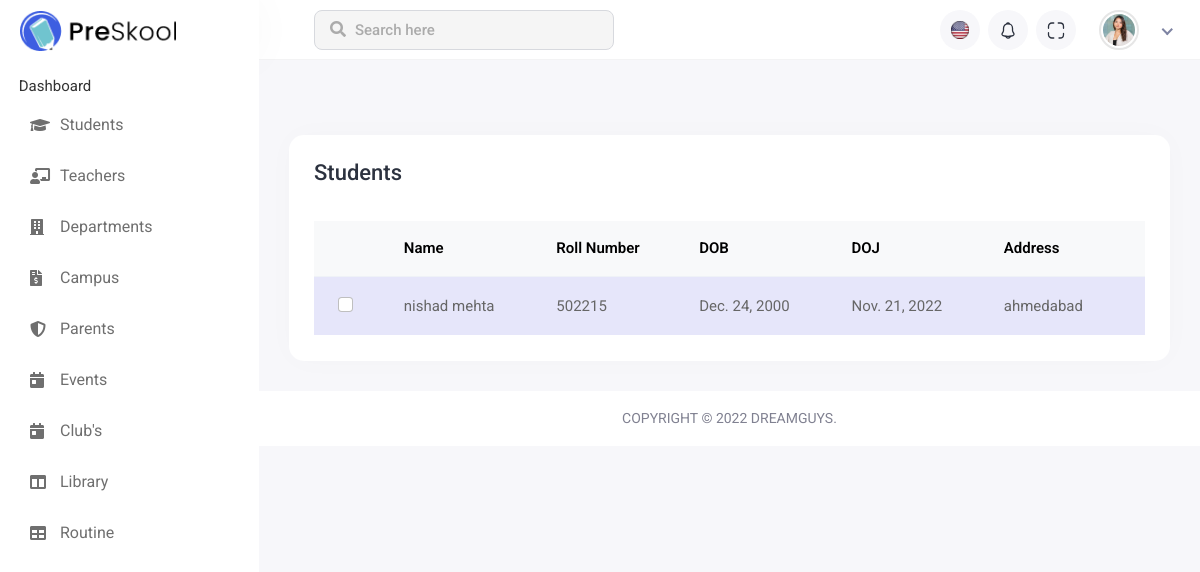
The app's page /teacher_page/ (signed in), older data.
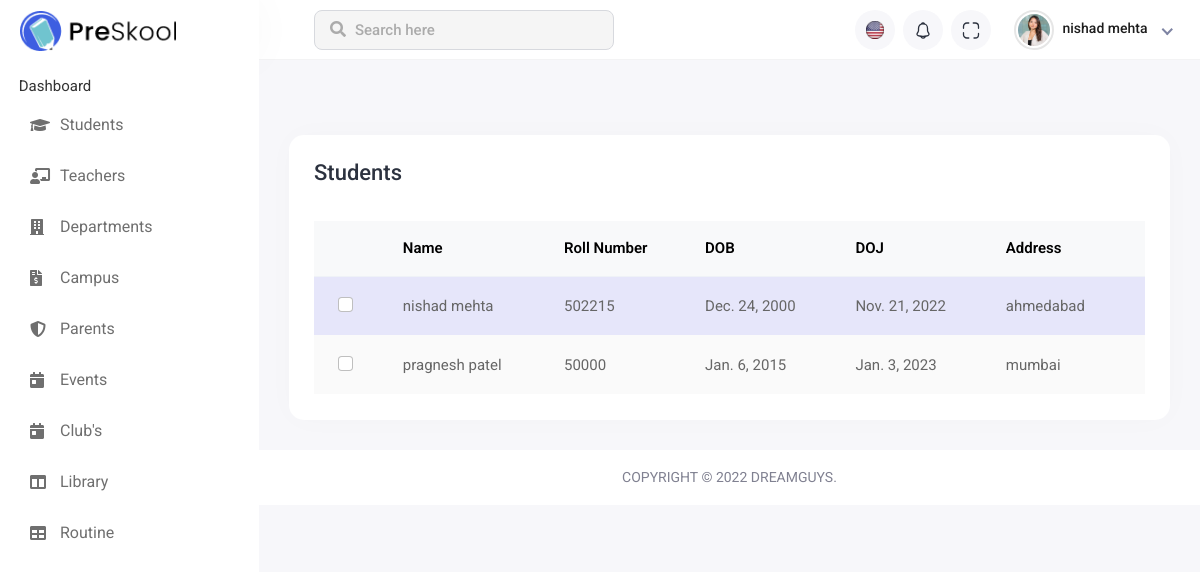
The same page, newer data.
### Institute_Management_App/models.py (models this page shows, shortened)
class Teacher(models.Model):
    Common=models.ForeignKey(Common, on_delete=models.CASCADE)
    Compensation=models.CharField(max_length=10)
    class Meta:
        db_table="teacher"

class Common(models.Model):
    Master=models.ForeignKey(Master, on_delete=models.CASCADE)
    Name=models.CharField(max_length=50)
    DateOfBirth=models.DateField(default='2022-11-21')
    DateOfJoining=models.DateField(default='2022-11-21')
    Address=models.CharField(max_length=100)
    class Meta:
        db_table="common"

### Institute_Management_App/views.py (the view)
# urls.py: path('teacher_page/',teacher_page,name='teacher_page'),
def teacher_page(request):
    if 'email' in request.session:
        teacher_page_data(request) #load student data
        return render(request,'teacher_page.html', data)
    return render(request,'teacher_page.html')

### Institute_Management_App/views.py (called while the page is built)
def teacher_page_data(request):
    print(request.POST)
    teacher = Teacher.objects.all()
    data['teacher'] = teacher

### Institute_Management_App/templates/teacher_page.html (shortened to what this page needs)
{% extends 'base.html' %}
{% load static %}
{% block main_content %}
<div class="main-wrapper">
    <div class="header">
        <div class="header-left">
            <a href="{% static 'index-2.html' %}" class="logo">
                <img src="{% static 'assets/img/logo.png' %}" alt="Logo">
            </a>
        </div>
        <div class="top-nav-search">
            <form>
                <input type="text" class="form-control" placeholder="Search here">
                <button class="btn" type="submit"><i class="fas fa-search"></i></button>
            </form>
        </div>
        <ul class="nav user-menu">
            <li class="nav-item dropdown noti-dropdown language-drop me-2">
                <a href="#" class="dropdown-toggle nav-link header-nav-list" data-bs-toggle="dropdown">
                    <img src="{% static 'assets/img/icons/header-icon-01.svg' %}" alt="">
                </a>
            </li>
            <li class="nav-item dropdown noti-dropdown me-2">
                <a href="#" class="dropdown-toggle nav-link header-nav-list" data-bs-toggle="dropdown">
                    <img src="{% static 'assets/img/icons/header-icon-05.svg' %}" alt="">
                </a>
            </li>
            <li class="nav-item zoom-screen me-2">
                <a href="#" class="nav-link header-nav-list win-maximize">
                    <img src="{% static 'assets/img/icons/header-icon-04.svg' %}" alt="">
                </a>
            </li>
            <li class="nav-item dropdown has-arrow new-user-menus">
                <a href="#" class="dropdown-toggle nav-link" data-bs-toggle="dropdown">
                    <span class="user-img">
                        <img class="rounded-circle" src="{% static 'assets/img/profiles/avatar-01.jpg' %}" width="31"
                            alt="Ryan Taylor">
                        <div class="user-text">
                            <h6>{{user_data.first_name}} {{user_data.last_name}}</h6>
                        </div>
                    </span>
                </a>
            </li>
        </ul>
    </div><br><br>
    <div class="sidebar" id="sidebar">
        <div class="sidebar-inner slimscroll">
            <div id="sidebar-menu" class="sidebar-menu">
                <ul>
                    <li class="submenu" >
                        <span> Dashboard </span>
                        </li>
                    <li class="submenu">
                        <a href="#"><i class="fas fa-graduation-cap"></i> <span> Students</span> </a>
                    </li>
                    <li class="submenu">
                        <a href="#"><i class="fas fa-chalkboard-teacher"></i> <span> Teachers</span> </a>
                    </li>
                    <li class="submenu">
                        <a href="#"><i class="fas fa-building"></i> <span> Departments</span> </a>
                    </li>
                    <li class="submenu">
                        <a href="#"><i class="fas fa-file-invoice-dollar"></i> <span> Campus</span> </a>
                    </li>
                    <li class="submenu">
                        <a href="#"><i class="fas fa-shield-alt"></i> <span>Parents </span> </a>
                    </li>
                    <li>
                        <a href="event.html"><i class="fas fa-calendar-day"></i> <span>Events</span></a>
                    </li>
                    <li>
                        <a href="{% url 'club_page' %}"><i class="fas fa-calendar-day"></i> <span>Club's</span></a>
                    </li>
                    <li class="submenu">
                        <a href="#"><i class="fas fa-columns"></i> <span> Library </span> </a>
                    </li>
                    <li class="submenu">
                        <a href="#"><i class="fas fa-table"></i> <span> Routine </span> </a>
                    </li>
                </ul>
            </div>
        </div>
    </div>
    <div class="page-wrapper">
        <div class="content container-fluid">
            <div class="row">
                <div class="col-sm-12">
                    <div class="card card-table comman-shadow">
                        <div class="card-body">
                            <div class="page-header">
                                <div class="row align-items-center">
                                    <div class="col">
                                        <h3 class="page-title">Students</h3>
                                    </div>
                                </div>
                            </div>
                            <div class="table-responsive">
                                <table
                                    class="table border-0 star-student table-hover table-center mb-0 datatable table-striped">
                                    <thead class="student-thread">
                                        <tr>
                                            <th>
                                            </th>
                                            <th>Name</th>
                                            <th>Roll Number</th>
                                            <th>DOB</th>
                                            <th>DOJ</th>
                                            <th>Address</th>
                                        </tr>
                                    </thead>
                                    <tbody>
                                        {% for S_data in teacher %}
                                        <tr>
                                            <td>
                                                <div class="form-check check-tables">
                                                    <input class="form-check-input" type="checkbox" value="something">
                                                </div>
                                            </td>
                                            <td>{{S_data.Common.Name}}</td>
                                            <td>{{S_data.Compensation}}</td>
                                            <td>{{S_data.Common.DateOfBirth}}</td>
                                            <td>{{S_data.Common.DateOfJoining}}</td>
                                            <td>{{S_data.Common.Address}}</td>
                                        </tr>
                                        {% endfor %}
                                    </tbody>
                                </table>
                            </div>
                        </div>
                    </div>
                </div>
            </div>
        </div>
        <footer>
            <p>Copyright © 2022 Dreamguys.</p>
        </footer>
    </div>
</div>
{% endblock %}

### Institute_Management_App/templates/base.html (shortened to what this page needs)
<!DOCTYPE html>
<html lang="en">
{% load static %}
<head>
    <link rel="stylesheet" href="{%static 'assets/plugins/bootstrap/css/bootstrap.min.css' %}">
    <link rel="stylesheet" href="{%static 'assets/plugins/feather/feather.css' %}">
    <link rel="stylesheet" href="{%static 'assets/plugins/icons/flags/flags.css' %}">
    <link rel="stylesheet" href="{%static 'assets/plugins/fontawesome/css/fontawesome.min.css' %}">
    <link rel="stylesheet" href="{%static 'assets/plugins/fontawesome/css/all.min.css' %}">
    <link rel="stylesheet" href="{%static 'assets/css/style.css' %}">
</head>
<body>
    {% block main_content %}
    {% endblock %}
</body>
</html>

### Institute_Management_App/templates/teacher_page.html (style rules this page uses)
.page-wrapper { min-height: 406px !important; }
.star-student.table-striped tbody tr:nth-of-type(odd) { background-color: lavender; }

Row changes from the older to the newer data that the page shows:
now on this page (row unchanged): Common: first_name "nishad", last_name "mehta"
added Teacher: Common.Name "pragnesh patel", Compensation "50000", Common.DateOfBirth "Jan. 6, 2015", Common.DateOfJoining "Jan. 3, 2023", Common.Address "mumbai"
